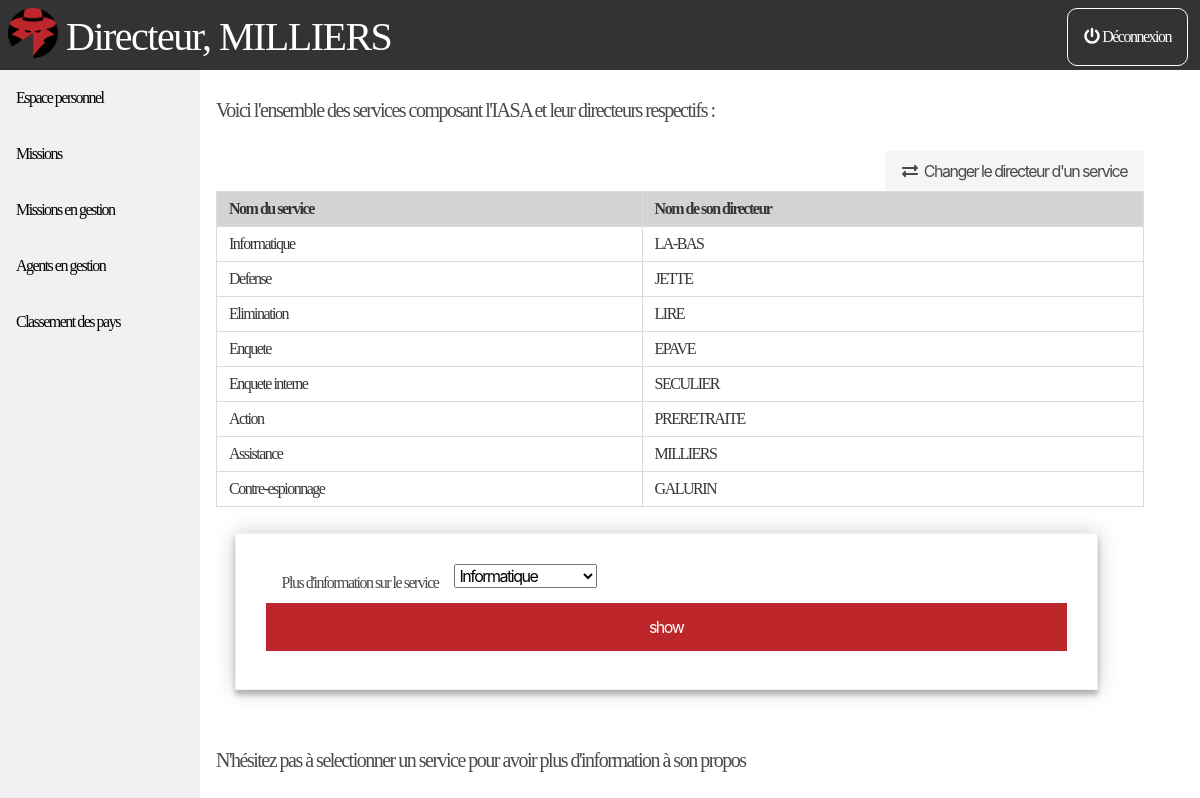
Page /chef_service.php (signed in) on the committed database.
### tables this page shows
CREATE TABLE IF NOT EXISTS `service` (
  `code_service` int(8) NOT NULL,
  `specialite` varchar(30) NOT NULL,
  `directeur` varchar(30) NOT NULL,
  PRIMARY KEY (`code_service`),
  KEY `directeur` (`directeur`)
);

### src/co_db.php (called while the page is built, shortened)
<?php
$niv = $_SESSION['lvl_acc'];
 ?>

### src/code_to_nom.php (called while the page is built, shortened)
<?php
function ctp_agent($niv_acc){
  switch ($niv_acc) {
    case 1:
      $res = "Directeur";
      break;
  }
  return $res;
}
?>

### src/chef_service.php (the view, shortened to what this page needs)
<html>
<?php
include('head.php');
include('co_db.php');
 ?>
  <body>
    <?php include('bar_menu.php');  ?>
    <div class="content is-medium">
      <p>
        Voici l'ensemble des services composant l'IASA et leur directeurs respectifs :
      </p>
    </div>
    <div class="container is medium" style="margin-bottom: 2%">
      <button style= "float:right" class= "button is-light" onclick= "openNav() "><i class="fas fa-exchange-alt"></i></i> &nbsp Changer le directeur d'un service</button>
      <table class="table is-fullwidth is-bordered is-hoverable">
        <tbody>
          <tr style="background-color: lightgrey">
            <th>Nom du service</th>
            <th>Nom de son directeur</th>
          </tr>
          <?php
            $requete_sd = "SELECT * FROM service";
          $exec_sd = mysqli_query($db,$requete_sd);
          while($data = mysqli_fetch_array($exec_sd))
          {
            echo "<tr>";
            echo "<td>".$data['specialite']."</td><td>".$data['directeur']."</td>" ;
            echo "</tr>";
          }
          ?>
        </tbody>
      </table>
  </div>
  <div class="container">
    <div class="requete-box">
        <form method="post">
          <p class="container is-medium" style="float: left">
            Plus d'information sur le service
          </p>
          <select name="nom_service_more_info" style="float: left">
            <option value="86883657">Informatique</option>
          </select>
          <input type="submit" name="show_nom_service_more_info" value="show"/>
        </form>
      </div>
  </div>
  <div class="content is-medium">
    <?php
    if(isset($_POST['show_nom_service_more_info'])){
      $requete_nsmi =
      "SELECT specialite, directeur
      from service
      where code_service = ".$valeur_nsmi;
      $exec_nsmi = mysqli_query($db,$requete_nsmi);
      $data = mysqli_fetch_array($exec_nsmi);
      $requete_nami =
      "SELECT count(DISTINCT nom_de_code) as nbre_agent
      FROM travail
      WHERE nom_service = ".$valeur_nsmi;
      $exec_nami = mysqli_query($db,$requete_nami);
      $data_nami = mysqli_fetch_array($exec_nami);
      $requete_ntmi =
      "SELECT count(DISTINCT mission.nom_mission) as nbre_mission_terminees
			   from gere, mission, service
			   where gere.nom_mission = mission.nom_mission
			   and service.specialite = mission.type_mission
			   and mission.etat_mission like 'fini'
			   and service.code_service = ".$valeur_nsmi;
      $exec_ntmi = mysqli_query($db,$requete_ntmi);
      $data_ntmi = mysqli_fetch_array($exec_ntmi);
      $requete_nmami =
      "SELECT count(DISTINCT mission.nom_mission) as nbre_mission_en_cours
         from gere, mission, service
         where gere.nom_mission = mission.nom_mission
         and service.specialite = mission.type_mission
         and mission.etat_mission like 'en cours'
         and service.code_service = ".$valeur_nsmi;
      $exec_nmami = mysqli_query($db,$requete_nmami);
      $data_nmami = mysqli_fetch_array($exec_nmami);
      $requete_imcmi =
      "SELECT distinct service.code_service as nom_service
      from service
      where exists(select service.specialite, agent.nom_de_code
        from travail,agent
        where service.code_service = travail.nom_service
        and travail.nom_de_code = agent.nom_de_code
        and agent.niv_confiance = 100 )";
      $exec_imcmi = mysqli_query($db,$requete_imcmi);
      $data_imcmi = mysqli_fetch_array($exec_imcmi);
      $requete_moyenne =
      "SELECT avg(niv_confiance) as moy_conf
      from travail, agent
      where agent.nom_de_code = travail.nom_de_code
      and travail.nom_service = ".$valeur_nsmi;;
      $exec_moyenne = mysqli_query($db,$requete_moyenne);
      $data_moyenne = mysqli_fetch_array($exec_moyenne);
      $NS = $valeur_nsmi;
      switch ($NS) {
        case '86883657':
          $NS = "Informatique";
          break;
        case '44609807':
          $NS = "Defense";
          break;
        case '91345364':
          $NS = "Elimination";
          break;
        case '22195465':
          $NS = "Enquete";
          break;
        case '78334802':
          $NS = "Enquete interne";
          break;
        case '6350262':
          $NS = "Action";
          break;
        case '1738411':
          $NS = "Assistance";
          break;
        case '17410830':
          $NS = "Contre-espionnage";
          break;
      }
      $_SESSION['Directeur_Name'] = $data['directeur'];
      $_SESSION['Directeur_service'] = $valeur_nsmi;
      echo "Informations à propos du service $NS : <br>";
      echo "  <div class=\"box \" style=\"margin-bottom : 2%;\"><div style=\"margin-bottom : 2%;\">";
      echo "  <p>Spécialité du service : ".$data['specialite']." <br>
      Nom du directeur : ".$data['directeur']."<br>
      Nombre d'agent : ".$data_nami['nbre_agent']."<br></p>
      Moyenne des niveaux de confiance : ".$data_moyenne['moy_conf']."% <br></p>
      Nombre de missions actives : ".$data_nmami['nbre_mission_en_cours']."<br></p>
      Nombre de missions terminées : ".$data_ntmi['nbre_mission_terminees']."<br></p>
      <a href=\"info_directeur.php\" class=\"button is-medium\"><i class=\"far fa-eye\"></i> Plus d'information à propos de ".$data['directeur']."</a>";
      if(in_array($valeur_nsmi, $data_imcmi)){
        echo "<br><br><br>";
        echo "Il existe dans ce service au moins un agent au niveau de confiance égal à 100%";
      }
      echo "</div> ";
    }
    else{
      echo "<p>N'hésitez pas à selectionner un service pour avoir plus d'information à son propos</p>";
    }
    ?>
  </div>
  </body>
</html>

### src/head.php (shortened to what this page needs)
<head>
  <link rel="stylesheet" href="../style/style.css">
  <link rel="stylesheet" href="../style/bulma.css">
</head>

### src/bar_menu.php (shortened to what this page needs)
<div class="high-bar">
<ul>
  <img src="Favicon.png">
    <h1>
      <?php
      include "code_to_nom.php";
      $ndc = $_SESSION['username'];
      echo ctp_agent($niv).", ".$ndc;
      ?>
    </h1>
  <li ><a class="deco-button" href="principale.php?deconnexion=true"><i class="fas fa-power-off"></i> Déconnexion</a></li>
</ul>
</div>
<div class="sidebar">
  <a href="principale.php">Espace personnel</a>
  <a href="mission.php">Missions</a>
  <?php
  if ($niv == 1){
    print "<a href=\"missions_gestion.php\" >Missions en gestion</a>" ;
    print "<a href=\"agent_gestion.php\" >Agents en gestion</a>" ;
  }
  ?>
  <a href="pays_ranking.php">Classement des pays</a>
</div>

### style/style.css (style rules this page uses)
* { font-size: 100%; font-family: orator std; letter-spacing: -1.5px; }
form { width:100%; padding: 30px; border: 1px solid #f1f1f1; background: #fff; box-shadow: 0 0 20px 0 rgba(0, 0, 0, 0.2), 0 5px 5px 0 rgba(0, 0, 0, 0.24); }
input[type=submit] { background-color: #bd272c; color: white; padding: 14px 20px; margin: 8px 0; border: none; cursor: pointer; width: 100%; }
.high-bar ul { list-style-type: none; margin: 0; padding: 0; height: 70px; margin-bottom: 2%; overflow: hidden; background-color: #333; }
.high-bar li a { display: block; color: white; text-align: center; margin: 1vh; margin-right: 1.5vh; padding: 1em; text-decoration: none; }
.high-bar h1 { color: white; margin-top: 7px; font-size: 40px; float: left; }
.high-bar img { float: left; margin: 1vh; width: 50px; }
.deco-button { float: right; border: 1px solid white; border-radius: 10px; }
.requete-box { margin-bottom: 2%; margin-left: 2%; margin-right: 5%; border-radius: 10px; padding-bottom: 2%; }
.requete-box p { padding-top: 6.5px; padding-right: 2%; padding-left: 2%; }
.sidebar { padding: 0; margin: 0; margin-top: -2%; width: 200px; background-color: #f1f1f1; position: fixed; height: 100%; overflow: auto; }
.sidebar a { display: block; color: black; padding: 16px; text-decoration: none; }
div.content { margin-left: 200px; padding: 1px 16px; }
div.container { margin-left: 200px; padding: 1px 16px; }
body, html { height: 100%; margin: 0; font-family: Arial; }

### rows in the picture
service: specialite "Informatique", directeur "LA-BAS"
service: specialite "Defense", directeur "JETTE"
service: specialite "Elimination", directeur "LIRE"
service: specialite "Enquete", directeur "EPAVE"
service: specialite "Enquete interne", directeur "SECULIER"
service: specialite "Action", directeur "PRERETRAITE"
service: specialite "Assistance", directeur "MILLIERS"
service: specialite "Contre-espionnage", directeur "GALURIN"

### other values in the picture
ctp_agent($niv) "Directeur"
$ndc "MILLIERS"
